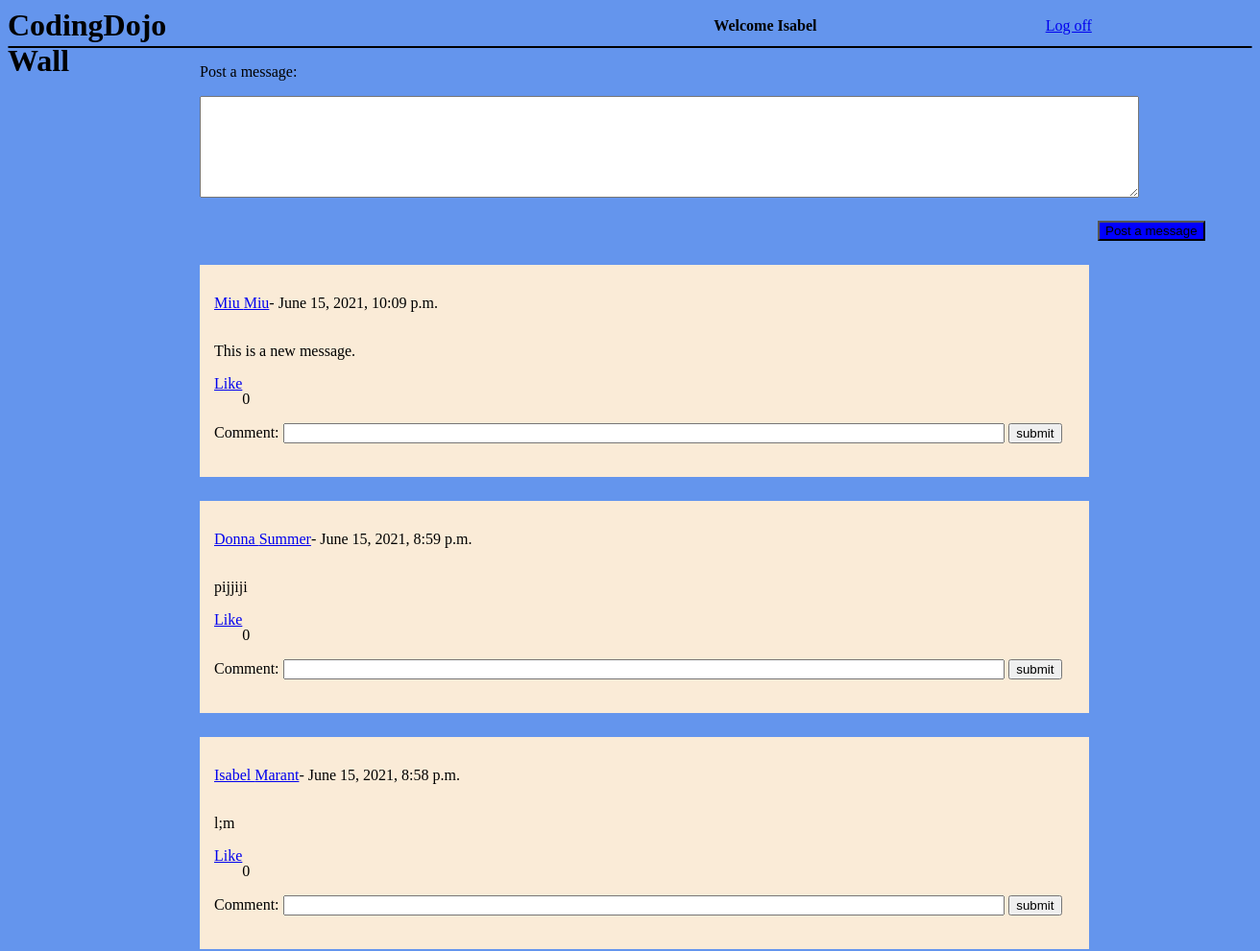
Before: /wall (signed in, upper part) with the older database file.
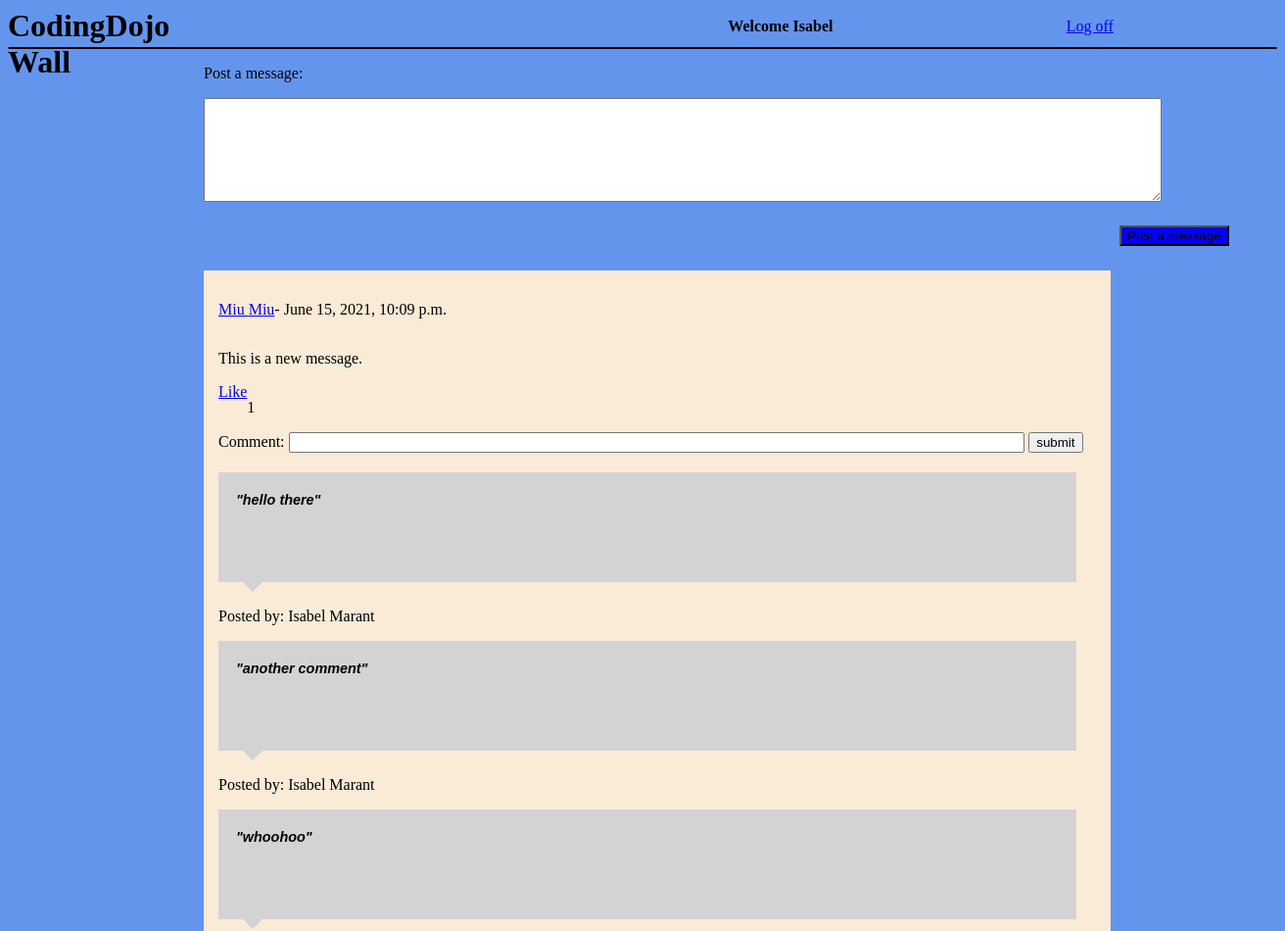
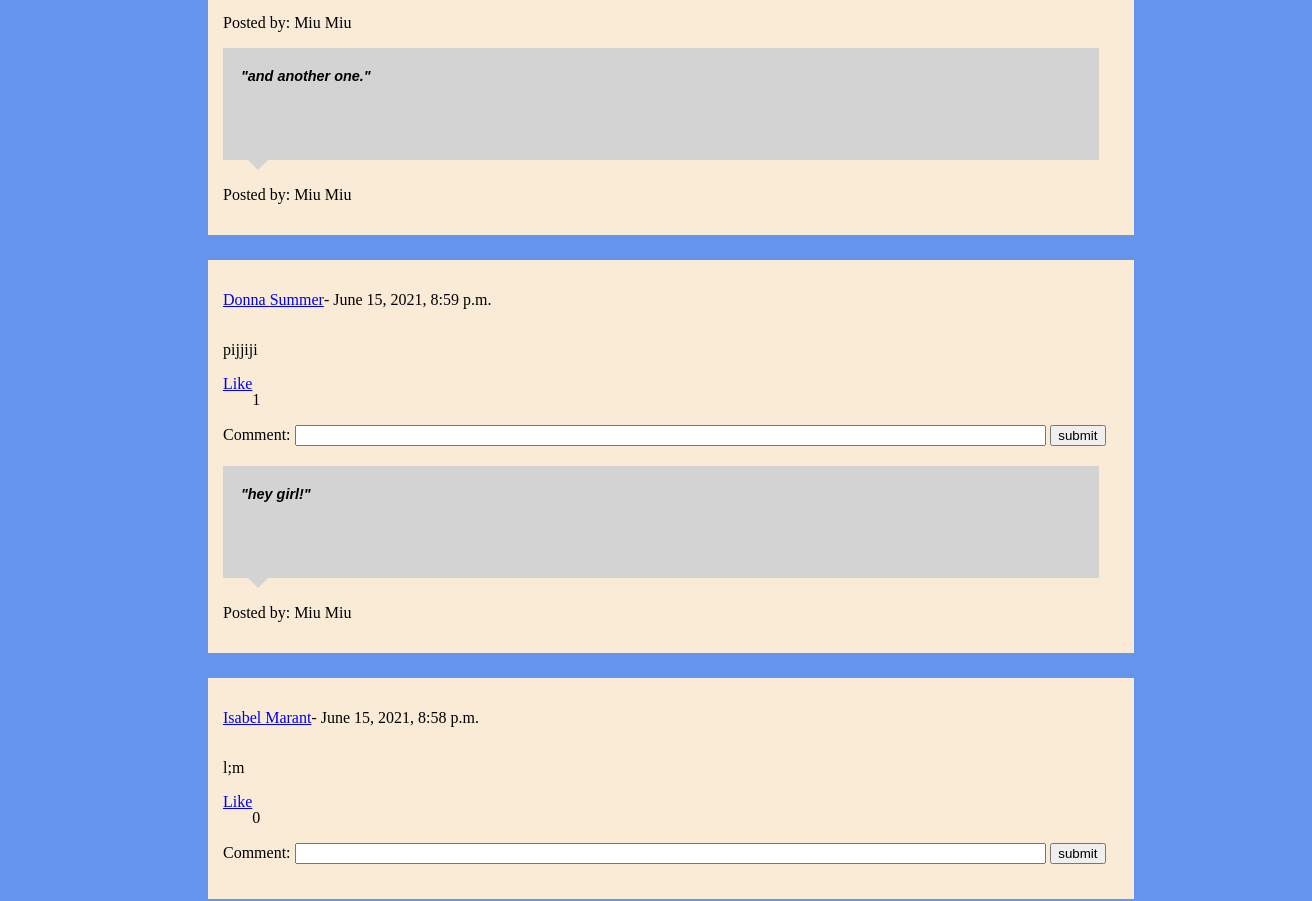
After: the same page with the newer database file (2 pictures, top to bottom).
### login_app/models.py (models this page shows)
class User(models.Model):
    first_name = models.CharField(max_length=255)
    last_name = models.CharField(max_length=255)
    email = models.EmailField(max_length=255)
    password = models.CharField(max_length=25)
    updated_at = models.DateTimeField(auto_now=True)
    created_at = models.DateTimeField(auto_now_add = True)
    objects = UserManager()

### the_wall_app/models.py (models this page shows)
class Message(models.Model):
    poster = models.ForeignKey(User, related_name="user_messages", on_delete = models.CASCADE)
    message = models.TextField()
    created_at = models.DateTimeField(auto_now_add = True)
    updated_at = models.DateTimeField(auto_now=True)
    user_likes = models.ManyToManyField(User, related_name='liked_posts')

class Comment(models.Model):
    poster = models.ForeignKey(User, related_name="comments", on_delete = models.CASCADE)
    message = models.ForeignKey(Message, related_name="user_comments", on_delete = models.CASCADE)
    comment = models.TextField()
    created_at = models.DateTimeField(auto_now_add = True)
    updated_at = models.DateTimeField(auto_now=True)

### the_wall_app/views.py (the view)
# urls.py: path('wall', views.wall),
def wall(request):
    if 'user_id' not in request.session:
        return redirect('/')
    this_user = User.objects.filter(id = request.session['user_id'])
    context = {
        "current_user" : this_user[0], #grabs from session rather than database to prevent refreshing into login
        "all_messages": Message.objects.all(),
        "newest_first": Message.objects.all().order_by("-updated_at")
    }
    return render(request, "wall.html", context)

### the_wall_app/templates/wall.html (shortened to what this page needs)
<!DOCTYPE html>
<html lang = "en">
<head>
    {% load static %}
    <link rel="stylesheet" href="{% static 'wall.css' %}">
</head>
<body>
    <header>
        <h1>CodingDojo Wall</h1>
        <h4>Welcome {{ current_user.first_name }} </h4>
        <a id = "logout" href="http://localhost:8000/logout">Log off</a>
    </header>
    <hr>
    <p id = "caption">Post a message:</p>
    <form action="/create_message" method='POST'>
    <textarea id = "content" name="content"></textarea>
    <input type="submit" value="Post a message" id = "button">
    </form>
    <div id = "messages">
            {% for post in newest_first %}
            <div id = "a-post">
                <div id="title-container">
                    <p><a href="/profile/{{post.poster.id}}">{{post.poster.first_name}} {{post.poster.last_name}}</a></p>
                    <p> - {{post.created_at}}</p>
                </div>
                <p>{{post.message}}</p>
                <div id="likes">
                    <a href="/like/{{post.id}}">Like</a>
                    <p>{{ post.user_likes.count }}</p>
                </div>
                <form action="/comment/{{post.id}}" method='POST'>
                    Comment: <input type="text" name="comment" id="mini-comment">
                    <input type="submit" value='submit'>
                </form>
                {% for comment in post.user_comments.all %}
                    <p id="bold" class="speech-bubble">"{{ comment.comment }}"</p>
                    <div id="triangle"></div>
                    <p>Posted by: {{comment.poster.first_name}} {{comment.poster.last_name}}</p>
                {% endfor %}
            </div>
            {% endfor %}
    </div>
</body>
</html>

### the_wall_app/static/wall.css (style rules this page uses)
header { width: 100%; display: flex; margin-bottom: 0px; padding-bottom: 0px; height: 10px; }
hr { margin-top: 30px; border-style:solid; border-color: black; border-radius: 1px; size: 2; }
h1 { flex:1; margin-right: 20px; margin-top: 0px; width: 500px; padding-bottom: 0px; }
h4 { flex:1; margin-top: 10px; padding-bottom: 20px; padding-left: 500px; }
#logout { width: 10px; margin-top: 10px; margin-left: 10px; margin-right: 0px; padding-right: 0px; padding-left: 120px; flex:1; }
#caption { margin-left:200px; }
#content { width: 75%; margin-left:200px; margin-right: 200px; height: 100px; }
#button { margin-top: 20px; margin-left: 1135px; background-color: blue; }
body { background-color:cornflowerblue; }
#a-post { margin-left: 200px; margin-right: 170px; background-color: antiquewhite; margin-bottom: 25px; margin-top: 25px; padding: 15px; }
#mini-comment { width: 83%; margin-bottom: 20px; }
#bold { font-weight: bold; }
.speech-bubble { background-color: lightgray; margin-right: 20px; margin-top: 0px; margin-bottom: 0px; padding-top: 0px; height: 80px; font-style: italic; font-family: "Arial"; font-weight: 100; font-size: .9em; padding: 20px 18px 12px 18px; }
#triangle { width: 0; height: 0; margin-left: 25px; border-top: 10px solid lightgray; border-left: 10px solid transparent; border-right: 10px solid transparent; }
#title-container { display: flex; }
#likes { display: flex; }

Changed rows visible on the page:
computed for Message "June 15, 2021, 10:09 p.m.": user_likes.count "0" → "1"
added Comment: comment "hello there", poster.first_name "Isabel", poster.last_name "Marant", shown under Message "June 15, 2021, 10:09 p.m."
added Comment: comment "another comment", poster.first_name "Isabel", poster.last_name "Marant", shown under Message "June 15, 2021, 10:09 p.m."
added Comment: comment "whoohoo", poster.first_name "Miu", poster.last_name "Miu", shown under Message "June 15, 2021, 10:09 p.m."
added Comment: comment "and another one.", poster.first_name "Miu", poster.last_name "Miu", shown under Message "June 15, 2021, 10:09 p.m."
computed for Message "June 15, 2021, 8:59 p.m.": user_likes.count "0" → "1"
added Comment: comment "hey girl!", poster.first_name "Miu", poster.last_name "Miu", shown under Message "June 15, 2021, 8:59 p.m."
